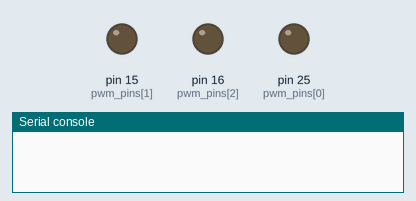
Bench run of a program on a simulated MicroPython board. Parts: output pins drawn as LEDs (lit = HIGH), the last lines printed to the serial console.

Above: at 0.05 s.
At 1.35 s:
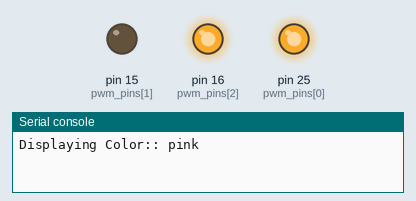
At 2.65 s:
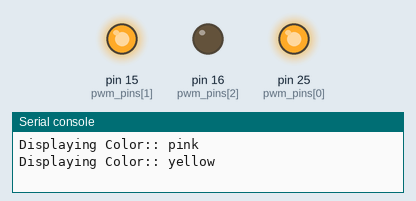
At 5.25 s:
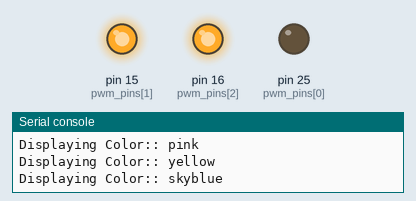
At 7.85 s:
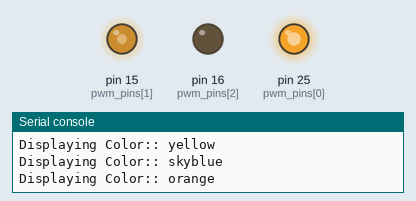
At 10.45 s:
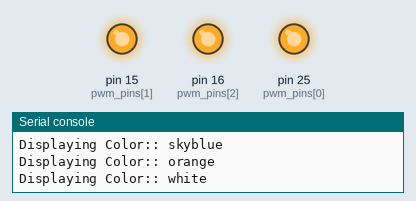
Timing chart, 0 to 13.7 s (numbered marks = the images above):
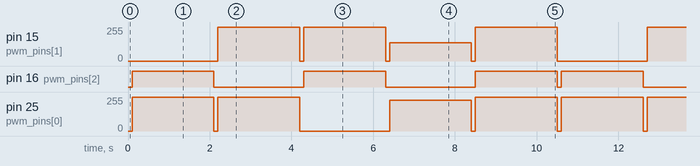

Measured:
- by itself, pin 16 (pwm_pins[2]): repeats every 10.5 s: 2 × (LOW 2.2 s, HIGH 2.0 s), LOW 0.10 s, HIGH 2.0 s
- by itself, pin 25 (pwm_pins[0]): repeats every 10.5 s: 0/255 0.10 s, 255/255 2.0 s, 0/255 2.2 s, 230/255 2.0 s, 2 × (0/255 0.10 s, 255/255 2.0 s)
- by itself, pin 15 (pwm_pins[1]): repeats every 10.5 s: 0/255 0.10 s, 255/255 2.0 s, 0/255 0.10 s, 138/255 2.0 s, 0/255 0.10 s, 255/255 2.0 s, 0/255 2.2 s, 255/255 2.0 s

The program:

ledRGB.py
```python
import time
from machine import Pin,PWM

#RGB
RED = 0
GREEN = 1
BLUE = 2

# Declare pins
pwm_pins = [25,15,16]
# Setup pins for PWM
pwms = [PWM(Pin(pwm_pins[RED])),PWM(Pin(pwm_pins[GREEN])),
                PWM(Pin(pwm_pins[BLUE]))]
# Set pwm frequency
[pwm.freq(1000) for pwm in pwms]

# Colors that we are going to display
colors = {"pink": (255, 0, 255), "yellow": (255,255,0), "skyblue": (0, 255, 255)
          , "orange": (230, 138 , 0), "white": (255, 255 , 255)}

def map_range(x, in_min, in_max, out_min, out_max):
  return (x - in_min) * (out_max - out_min) // (in_max - in_min) + out_min

def turn_off_rgb():
    pwms[RED].duty_u16(0)
    pwms[GREEN].duty_u16(0)
    pwms[BLUE].duty_u16(0)
    time.sleep(0.1)

# Deinitialize PWM on all pins
def deinit_pwm_pins():
    pwms[RED].deinit()
    pwms[GREEN].deinit()
    pwms[BLUE].deinit()

# main function
def main():
    while True:
        for key, color in colors.items():
            # Turn off each RGB
            turn_off_rgb()

            print(f"Displaying Color:: {key}")
            red, green, blue = color

            pwms[RED].duty_u16(map_range(red, 0, 255, 0, 65535))
            pwms[GREEN].duty_u16(map_range(green, 0, 255, 0, 65535))
            pwms[BLUE].duty_u16(map_range(blue, 0, 255, 0, 65535))
            time.sleep(2)


if __name__ == "__main__":
    try:
        main()
    except KeyboardInterrupt:
        deinit_pwm_pins()
```
